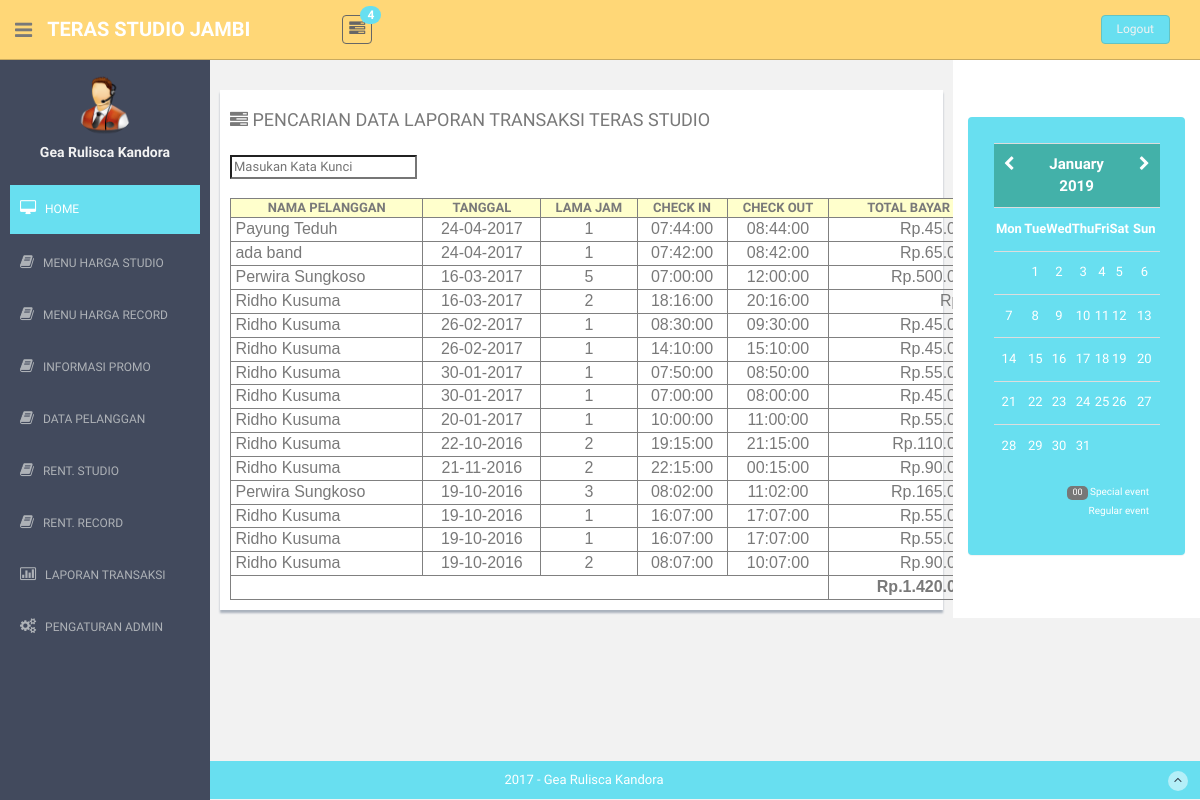
Screenshot of /pencarian_laporan.php (signed in) with the database file from the repository.
### tables this page shows
CREATE TABLE `transaksi` (
  `id_transaksi` int(2) NOT NULL,
  `id_pelanggan` int(2) NOT NULL,
  `id_studio` int(2) NOT NULL,
  `tanggal_booking` varchar(10) NOT NULL,
  `jam_mulai` time NOT NULL,
  `jam_selesai` time NOT NULL,
  `total_jam` int(11) NOT NULL,
  `total_bayar` int(11) NOT NULL,
  `admin_operator` varchar(30) NOT NULL,
  `waktu_transaksi` datetime NOT NULL
);

CREATE TABLE `pelanggan` (
  `id_pelanggan` int(2) NOT NULL,
  `nama_pelanggan` varchar(35) NOT NULL,
  `alamat_pelanggan` text NOT NULL,
  `no_hp_pelanggan` varchar(18) NOT NULL,
  `tanggal_daftar_pelanggan` varchar(10) NOT NULL
);

### pencarian_laporan.php (the view, shortened to what this page needs)
<?php
	extract($_POST);
?>
<!DOCTYPE html>
<html lang="en">
  <head>
    <link href="assets/css/bootstrap.css" rel="stylesheet">
    <link href="assets/font-awesome/css/font-awesome.css" rel="stylesheet" />
    <link rel="stylesheet" type="text/css" href="assets/css/zabuto_calendar.css">
    <link rel="stylesheet" type="text/css" href="assets/js/gritter/css/jquery.gritter.css" />
    <link rel="stylesheet" type="text/css" href="assets/lineicons/style.css">
    <link href="assets/css/style.css" rel="stylesheet">
    <link href="assets/css/style-responsive.css" rel="stylesheet">
    <link href="search/style.css" rel="stylesheet">
  </head>
  <body>
  <section id="container" >
      <?php include("header.php"); ?>
      <?php include("sidebar_left.php"); ?>
      <section id="main-content">
          <section class="wrapper">
              <div class="row">
                  <div class="col-lg-9 main-chart">
                  	<div class="row mtbox">
                    <div class="form-panel" style="position:relative; top:-80px;">
                  	  <h4 class="mb"><i class="fa fa-tasks"></i> PENCARIAN DATA LAPORAN TRANSAKSI TERAS STUDIO</h4>
<?php
    if(isset($bulan)){
    	$tanggal="$bulan-$tahun";
    	$studio=mysql_query("select * from studio a,transaksi b, pelanggan c where a.id_studio=b.id_studio and c.id_pelanggan=b.id_pelanggan and tanggal_booking like '%$tanggal' order by b.id_transaksi desc");
    }else{
		$studio=mysql_query("select * from studio a,transaksi b, pelanggan c where a.id_studio=b.id_studio and c.id_pelanggan=b.id_pelanggan order by b.id_transaksi desc");
    }
?>
                    <table width="759" border="1" class="order-table">
     <input type="search" class="light-table-filter" data-table="order-table" placeholder="Masukan Kata Kunci" />
  <BR /><BR />
  <thead>
  <tr style="font-weight:bold" bgcolor="#FFFFCC">
    <th><div align="center">NAMA PELANGGAN</div></th>
    <th><div align="center">TANGGAL</div></th>
    <th><div align="center">LAMA JAM</div></th>
    <th><div align="center">CHECK IN</div></th>
    <th><div align="center">CHECK OUT</div></th>
    <th><div align="center">TOTAL BAYAR</div></th>
    </tr>
    </thead>
    <?php
    	while($ulang_studio=mysql_fetch_assoc($studio)){
    	$total = number_format($ulang_studio['total_bayar'], 0, ',', '.');
		$total_semua=$ulang_studio['total_bayar']+$total_semua;
		$rp_total_semua = number_format($total_semua, 0, ',', '.');
	?>
    <tbody>
  <tr style="font-size:16px; font-family:Verdana, Arial, Helvetica, sans-serif">
    <td><div align="left">&nbsp;<?php echo $ulang_studio['nama_pelanggan']; ?></div></td>
    <td><div align="center"><?php echo $ulang_studio['tanggal_booking']; ?></div></td>
    <td><div align="center"><?php echo $ulang_studio['total_jam']; ?></div></td>
    <td><div align="center"><?php echo $ulang_studio['jam_mulai']; ?></div></td>
    <td><div align="center"><?php echo $ulang_studio['jam_selesai']; ?></div></td>
    <td><div align="right"><?php echo "Rp.$total,-"; ?>&nbsp;</div></td>
   </tr>
   </tbody>
    <?php } ?>
   <tr style="font-size:16px; font-family:Verdana, Arial, Helvetica, sans-serif">
    <td colspan="5"><div align="left">&nbsp;</div>      <div align="center"></div>      <div align="center"></div>      <div align="center"></div>      <div align="center"></div></td>
    <td><div align="right"><b><?php echo "Rp.$rp_total_semua,-"; ?></b>&nbsp;</div></td>
    </tr>
</table>
				</div>
                  	</div>
                  </div>
                 <?php include("sidebar_right.php"); ?>
              </div><! --/row -->
          </section>
      </section>
      <?php include("footer.php"); ?>
  </section>
  </body>
</html>

### assets/css/style.css (style rules this page uses)
body { color: #797979; background: #f2f2f2; font-family: 'Ruda', sans-serif; padding: 0px !important; margin: 0px !important; font-size:13px; }
#container { width: 100%; height: 100%; }
.mb { margin-bottom: 25px; }
#main-content { margin-left: 210px; }
.wrapper { display: inline-block; margin-top: 60px; padding-left: 15px; padding-right: 15px; padding-bottom: 15px; padding-top: 0px; width: 100%; }
.mtbox { margin-top: 80px; margin-bottom: 40px; }
.main-chart { padding-top: 20px; }
.form-panel { background: #ffffff; margin: 10px; padding: 10px; box-shadow: 0px 3px 2px #aab2bd; text-align: left; }

### rows the page displays
transaksi: id_pelanggan.nama_pelanggan "Payung Teduh", tanggal_booking "24-04-2017", total_jam "1", jam_mulai "07:44:00", jam_selesai "08:44:00", total_bayar "45.000"
transaksi: id_pelanggan.nama_pelanggan "ada band", tanggal_booking "24-04-2017", total_jam "1", jam_mulai "07:42:00", jam_selesai "08:42:00", total_bayar "65.000"
transaksi: id_pelanggan.nama_pelanggan "Perwira Sungkoso", tanggal_booking "16-03-2017", total_jam "5", jam_mulai "07:00:00", jam_selesai "12:00:00", total_bayar "500.000"
transaksi: id_pelanggan.nama_pelanggan "Ridho Kusuma", tanggal_booking "16-03-2017", total_jam "2", jam_mulai "18:16:00", jam_selesai "20:16:00"
transaksi: id_pelanggan.nama_pelanggan "Ridho Kusuma", tanggal_booking "26-02-2017", total_jam "1", jam_mulai "08:30:00", jam_selesai "09:30:00", total_bayar "45.000"
transaksi: id_pelanggan.nama_pelanggan "Ridho Kusuma", tanggal_booking "26-02-2017", total_jam "1", jam_mulai "14:10:00", jam_selesai "15:10:00", total_bayar "45.000"
transaksi: id_pelanggan.nama_pelanggan "Ridho Kusuma", tanggal_booking "30-01-2017", total_jam "1", jam_mulai "07:50:00", jam_selesai "08:50:00", total_bayar "55.000"
transaksi: id_pelanggan.nama_pelanggan "Ridho Kusuma", tanggal_booking "30-01-2017", total_jam "1", jam_mulai "07:00:00", jam_selesai "08:00:00", total_bayar "45.000"
transaksi: id_pelanggan.nama_pelanggan "Ridho Kusuma", tanggal_booking "20-01-2017", total_jam "1", jam_mulai "10:00:00", jam_selesai "11:00:00", total_bayar "55.000"
transaksi: id_pelanggan.nama_pelanggan "Ridho Kusuma", tanggal_booking "22-10-2016", total_jam "2", jam_mulai "19:15:00", jam_selesai "21:15:00", total_bayar "110.000"
transaksi: id_pelanggan.nama_pelanggan "Ridho Kusuma", tanggal_booking "21-11-2016", total_jam "2", jam_mulai "22:15:00", jam_selesai "00:15:00", total_bayar "90.000"
transaksi: id_pelanggan.nama_pelanggan "Perwira Sungkoso", tanggal_booking "19-10-2016", total_jam "3", jam_mulai "08:02:00", jam_selesai "11:02:00", total_bayar "165.000"
transaksi: id_pelanggan.nama_pelanggan "Ridho Kusuma", tanggal_booking "19-10-2016", total_jam "1", jam_mulai "16:07:00", jam_selesai "17:07:00", total_bayar "55.000"
transaksi: id_pelanggan.nama_pelanggan "Ridho Kusuma", tanggal_booking "19-10-2016", total_jam "1", jam_mulai "16:07:00", jam_selesai "17:07:00", total_bayar "55.000"
transaksi: id_pelanggan.nama_pelanggan "Ridho Kusuma", tanggal_booking "19-10-2016", total_jam "2", jam_mulai "08:07:00", jam_selesai "10:07:00", total_bayar "90.000"

### other values shown
$hitung_pemberitahuan "4"
$_SESSION['nama_admin'] "Gea Rulisca Kandora"
$rp_total_semua "1.420.000"
